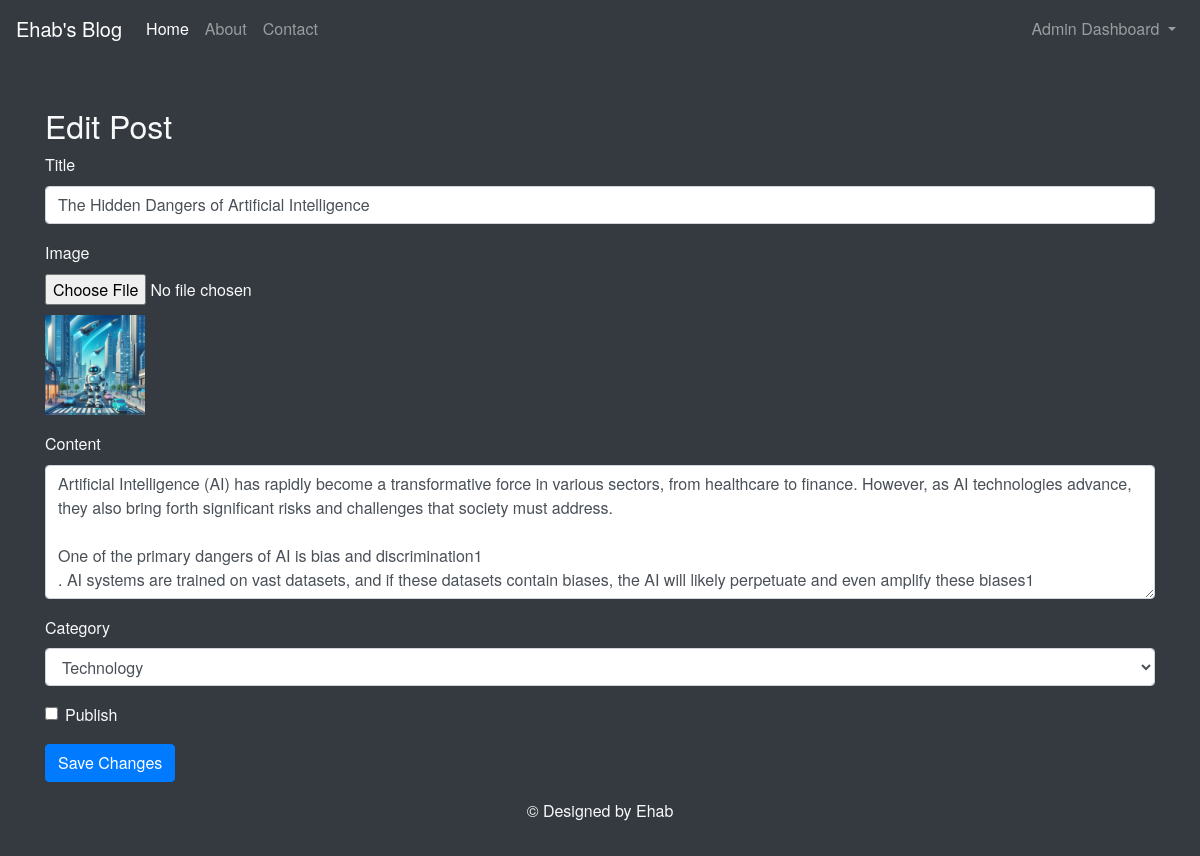
Page /edit-post/7 (signed in) on the earlier database version.
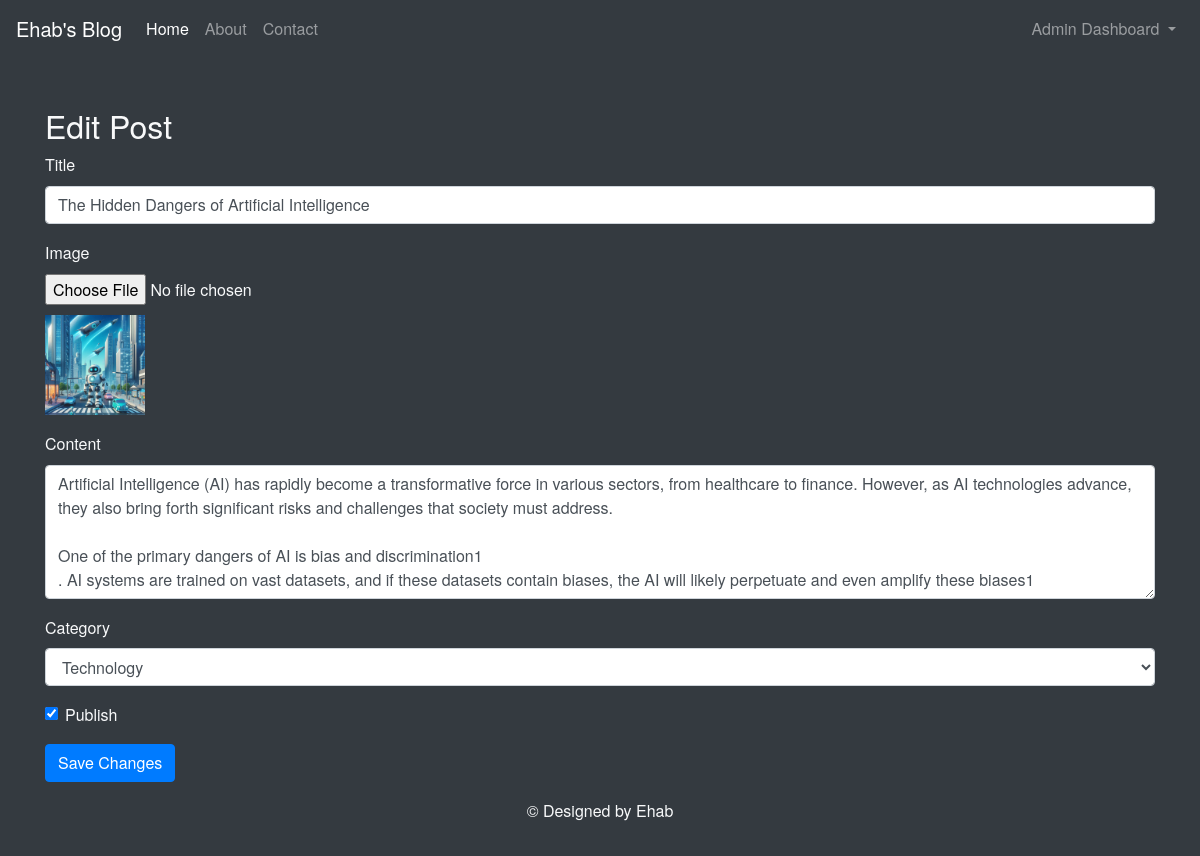
Same page on the later database version.
### blog/models.py (models this page shows, shortened)
class CreatePost(models.Model):
    user = models.ForeignKey(User, on_delete=models.PROTECT)
    title = models.CharField(max_length=255)
    content = models.TextField(max_length=900000)
    image = models.ImageField(upload_to='Posts/imgs/%y/%m/%d/', default='Posts/imgs/default.jpg')
    publish = models.BooleanField(default=True)
    created_at = models.DateTimeField(default=timezone.now)
    category = models.ForeignKey(Category, on_delete=models.CASCADE)
    views = models.IntegerField(default=0)

### blog/views.py (the view)
# urls.py: path('edit-post/<int:pk>', views.edit_post, name='edit_post'),
def edit_post(request, pk):
    post = CreatePost.objects.get(id=pk)
    user = request.user
    if user.is_staff:
        if request.method == 'POST':
            title = request.POST.get('title')
            image = request.FILES.get('image')
            content = request.POST.get('content')
            category_title = request.POST.get('category')
            publish = request.POST.get('publish') == 'on'
            category = Category.objects.get(title=category_title)
            post.title = title
            post.content = content
            post.category = category
            post.publish = publish
            if image:
                post.image = image
            post.save()
            messages.success(request, 'Post updated successfully!')
            return redirect('manage_posts')
    else:
        messages.error(request, 'Access denied')
        return redirect('home')
    return render(request, 'posts/edit_post.html', {'post': post})

### blog/templates/posts/edit_post.html (shortened to what this page needs)
{% extends "base.html" %}
{% block content %}
<div class="container mt-5">
    <h2>Edit Post</h2>
    <form method='POST' action='' enctype="multipart/form-data">
        <div class="form-group">
            <label for="title">Title</label>
            <input type="text" class="form-control" name='title' id="title" value="{{ post.title }}" placeholder="Enter post title">
        </div>
        <div class="form-group">
            <label for="image">Image</label>
            <input type="file" name='image' class="form-control-file" id="image">
            <img src="{{ post.image.url }}" alt="{{ post.title }}" style="max-width: 100px; margin-top: 10px;">
        </div>
        <div class="form-group">
            <label for="content">Content</label>
            <textarea class="form-control" name='content' id="content" rows="5" placeholder="Enter post content">{{ post.content }}</textarea>
        </div>
        <div class="form-group">
            <label for="category">Category</label>
            <select class="form-control" id="category" name='category'>
                <option {% if post.category.title == "Technology" %}selected{% endif %}>Technology</option>
            </select>
        </div>
        <div class="form-group form-check">
            <input type="checkbox" name='publish' class="form-check-input" id="publish" {% if post.publish %}checked{% endif %}>
            <label class="form-check-label" for="publish">Publish</label>
        </div>
        <button type="submit" class="btn btn-primary">Save Changes</button>
    </form>
</div>
{% endblock %}

### blog/templates/base.html (shortened to what this page needs)
{% load static %}
<!DOCTYPE html>
<html lang="en">
<head>
    <link rel="stylesheet" href="https://stackpath.bootstrapcdn.com/bootstrap/4.5.2/css/bootstrap.min.css">
    <link rel="stylesheet" href="{% static "style.css" %}">
</head>
<body class="bg-dark text-light">
<header>
    <nav class="navbar navbar-expand-lg navbar-dark bg-dark">
        <a class="navbar-brand" href="{% url "home" %}">Ehab's Blog</a>
        <div class="collapse navbar-collapse" id="navbarNav">
            <ul class="navbar-nav mr-auto">
                <li class="nav-item active">
                    <a class="nav-link" href="{% url "home" %}">Home</a>
                </li>
                <li class="nav-item">
                    <a class="nav-link" href="#">About</a>
                </li>
                <li class="nav-item">
                    <a class="nav-link" href="#">Contact</a>
                </li>
            </ul>
            {% if user.is_active and user.is_staff or user.is_superuser %}
                <ul class="navbar-nav">
                    <li class="nav-item dropdown">
                        <a class="nav-link dropdown-toggle" href="#" id="userMenu" role="button" data-toggle="dropdown" aria-haspopup="true" aria-expanded="false">
                            Admin Dashboard
                        </a>
                    </li>
                </ul>
            {% endif %}
        </div>
    </nav>
</header>
{% block content %}
{% endblock content %}
<footer class="footer bg-dark text-light py-3">
    <div class="container text-center">
        <p>©  Designed by Ehab</p>
    </div>
</footer>
</body>
</html>

### blog/static/style.css (style rules this page uses)
body { background-color: #f7f7f7; color: #333333; font-family: 'Helvetica Neue', Helvetica, Arial, sans-serif; line-height: 1.6; }
a { color: #3498db; }
.footer { background-color: #ffffff; padding: 20px 0; text-align: center; }

Differences in the rows shown:
changed CreatePost "The Hidden Dangers of Artificial Intelligence": publish "☐" → "☑"
